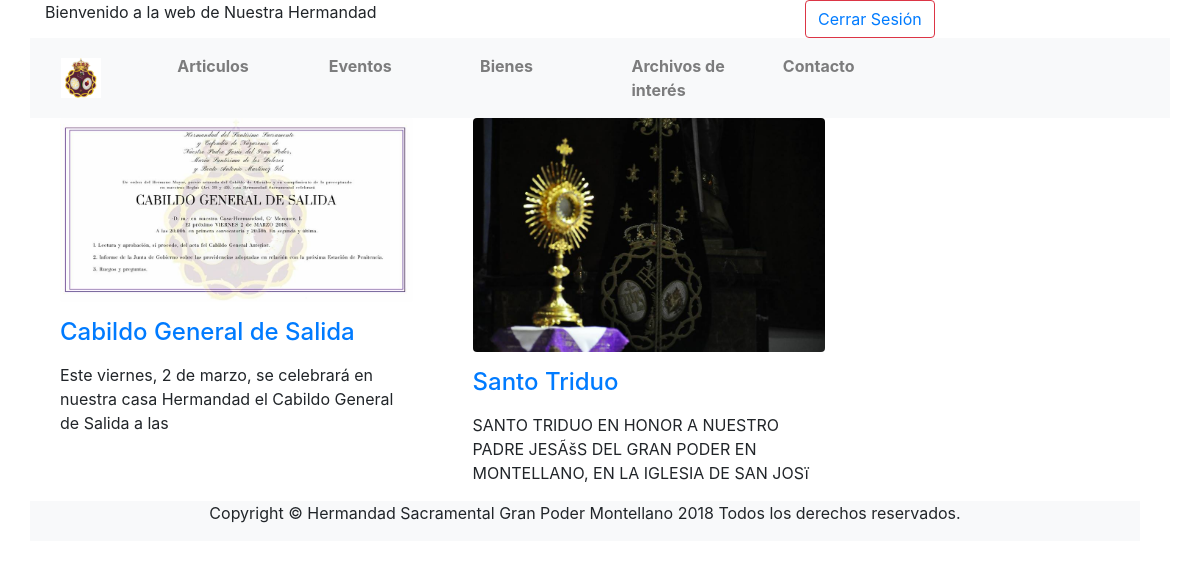
The app's page /Usuario/eventos.php (signed in) with its own data.
### tables this page shows
CREATE TABLE `Eventos` (
  `CodEvento` int(10) unsigned NOT NULL AUTO_INCREMENT,
  `Titulo` varchar(50) DEFAULT NULL,
  `Subtitulo` varchar(100) DEFAULT NULL,
  `Cuerpo` text,
  `Imagen` varchar(100) DEFAULT NULL,
  `Fecha` date DEFAULT NULL,
  `CodUsuario` int(10) unsigned NOT NULL,
  PRIMARY KEY (`CodEvento`),
  KEY `CodUsuario` (`CodUsuario`),
  CONSTRAINT `Eventos_ibfk_1` FOREIGN KEY (`CodUsuario`) REFERENCES `Usuarios` (`CodUsuario`)
);

### Usuario/eventos.php (the view, shortened to what this page needs)
<!DOCTYPE html>
<html lang="es">
  <head>
<link rel="stylesheet" href="css/bootstrap.css">
  </head>
  <body>
    <?php
      $connection = new mysqli("localhost", "root", "Admin2015", "granPoder",3316);
      $connection->set_charset("uft8");
      ?>
    <div class="container">
      <div class="row" id="social">
        <div class="col-md-8" id="social1">
          <span>Bienvenido a la web de Nuestra Hermandad</span>
        </div>
        <div class="col-md-2">
            <button class="btn btn-outline-danger" type="button" name="button"><a href="cerrar_sesion.php">Cerrar Sesión</a></button>
        </div>
      </div>
      <div class="row">
        <nav class="col-md-12 navbar navbar-expand-xl bg-light navbar-light">
        <a class="col-md-1 navbar-brand" href="#">
          <img src="escudo.jpg" alt="logo" style="width:40px;">
        </a>
        <ul class="navbar-nav col-md-10">
          <div class="col-md-2">
            <li class="nav-item">
              <a class="nav-link" href="articulos.php"><b>Articulos</b></a>
            </li>
          </div>
          <div class="col-md-2">
            <li class="nav-item">
              <a class="nav-link" href="eventos.php"><b>Eventos</b></a>
            </li>
          </div>
          <div class="col-md-2">
            <li class="nav-item">
              <a class="nav-link" href="bienes.php"><b>Bienes</b></a>
            </li>
          </div>
          <div class="col-md-2">
            <li class="nav-item">
              <a class="nav-link" href="archivos.php"><b>Archivos de interés</b></a>
            </li>
          </div>
          <div class="col-md-2">
            <li class="nav-item">
              <a class="nav-link" href="contacto.php"><b>Contacto</b></a>
            </li>
          </div>
        </ul>
      </nav>
      </div>
      <div class="row" class="contenido">
        <div class="row col-md-9" id="contprincipal">
          <?php
          $query = "SELECT * FROM Eventos order by Fecha desc";
          if ($connection->query($query)) {
          if ($result = $connection->query($query)) {
            while ($obj = $result->fetch_object()) {
              $Titulo = $obj->Titulo;
              $Subtitulo = $obj->Subtitulo;
              $Imagen = $obj->Imagen;
              $CodEvento = $obj->CodEvento;
              echo "<div class='col-md-6' >";
              echo "  <div class='col-md-12'>";
              echo "  <img class='rounded img-fluid' src=".$Imagen.">";
              echo "  </div>";
              echo "<div class='col-md-12' id='cont2'>";
              echo "<p><h4><a href='evento_seleccionado.php?CodEvento=".$CodEvento."'>".$Titulo."</a></h4></p>";
              echo "<p>$Subtitulo</p>";
              echo "</div>";
              echo "</div>";
              }
            }
          }
           ?>
        </div>
      <div class=" col-md-3">
        <div class="fb-page col-md-12" data-href="https://www.facebook.com/Hermandad-Sacramental-del-Gran-Poder-Montellano-1850947275184958/" data-tabs="timeline" data-small-header="false" data-adapt-container-width="true" data-hide-cover="false" data-show-facepile="true">
        </div>
        <div class="col-md-12">
        </div>
      </div>
      </div>
      <div class="row col-md-12 text-center bg-light">
        <p class="mx-auto">Copyright © Hermandad Sacramental Gran Poder Montellano 2018 Todos los derechos reservados.</p>
      </div>
    </div>
  </body>
</html>

### records on screen
eventos: Imagen (picture), Titulo "Cabildo General de Salida", Subtitulo "Este viernes, 2 de marzo, se celebrará en nuestra casa Hermandad el Cabildo General de Salida a las"
eventos: Imagen (picture), Titulo "Santo Triduo", Subtitulo "SANTO TRIDUO EN HONOR A NUESTRO PADRE JESÃšS DEL GRAN PODER EN MONTELLANO, EN LA IGLESIA DE SAN JOSï"
